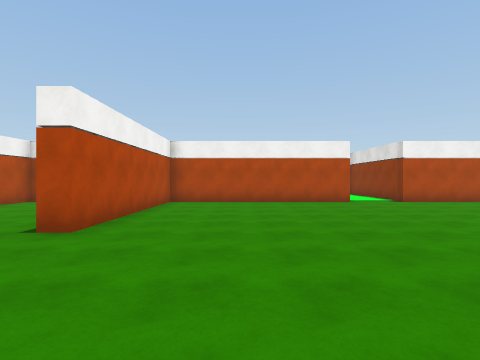
View 1 (above)

22 first-person views from a walk through a scene from a Unity 3-D project. The camera is 1.5 m above the floor, looks level and sees 80° across. The floor is counted in squares, 2 m on a side. Each view is taken from the middle of a square. On the plan, view 1 faces up. The plan holds only what a view shows up to about 10 squares ahead; the rest is blank. The player character is not drawn. Surface patterns are stand-ins for the level's own textures.

View 2
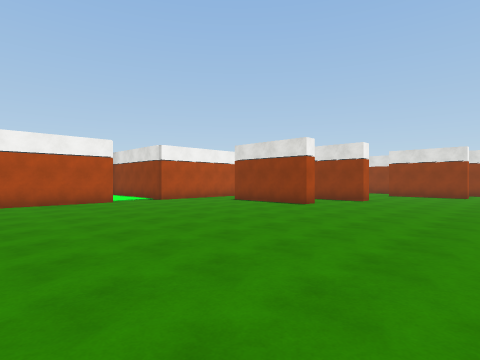

View 3
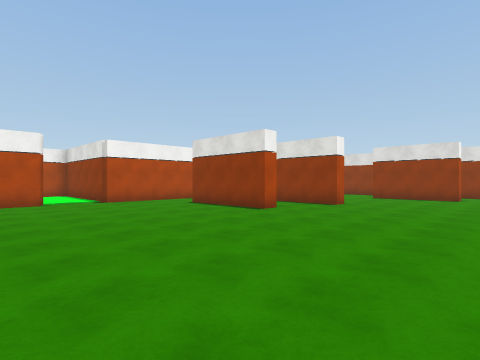

View 4
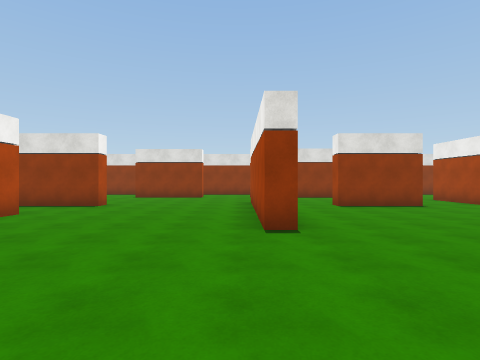

View 5
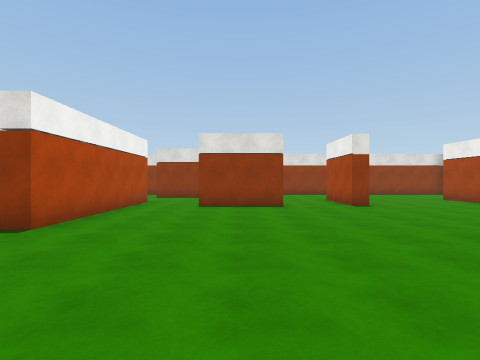

View 6
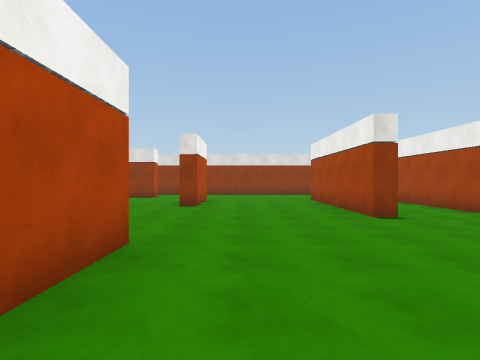

View 7
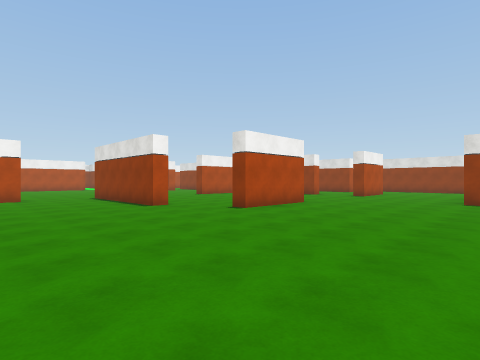

View 8
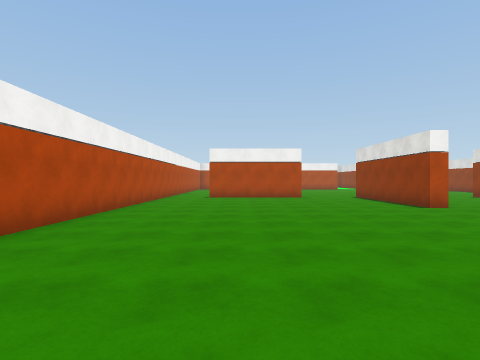

View 9
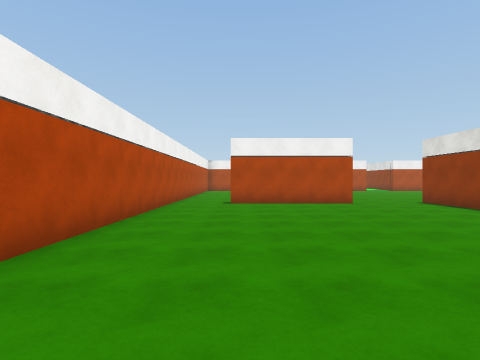

View 10
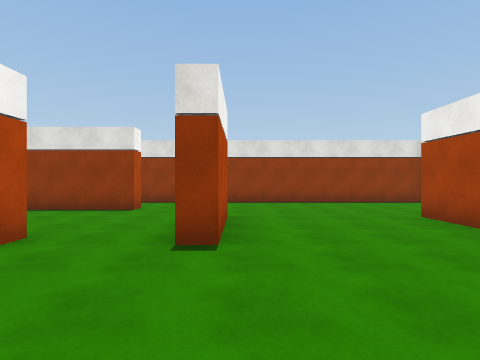

View 11
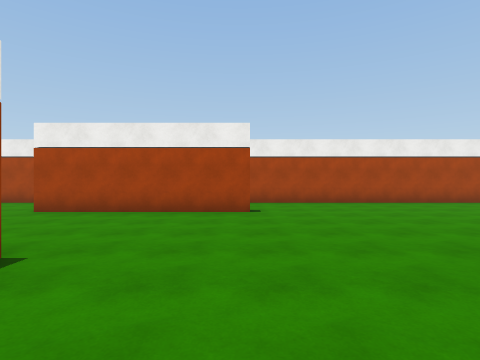

View 12
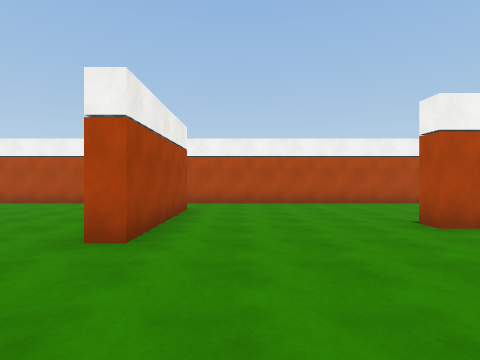

View 13
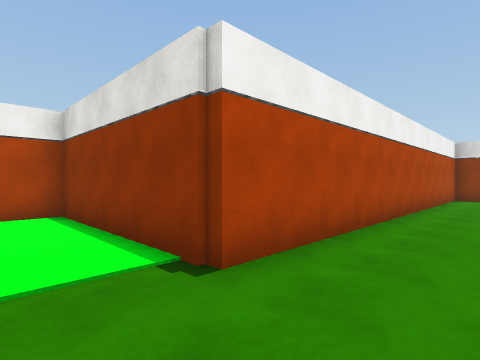

View 14
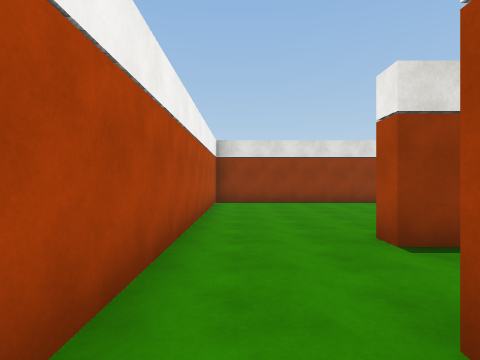

View 15
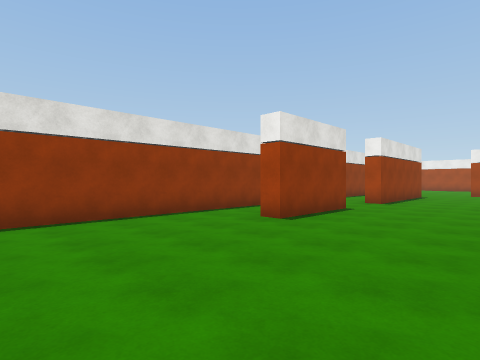

View 16
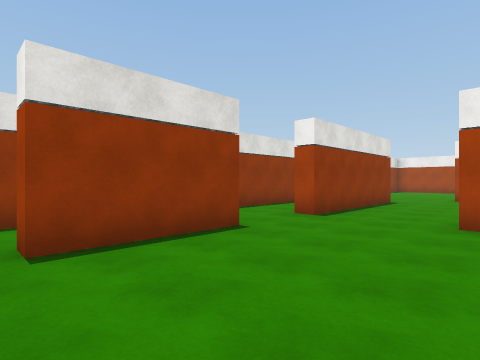

View 17
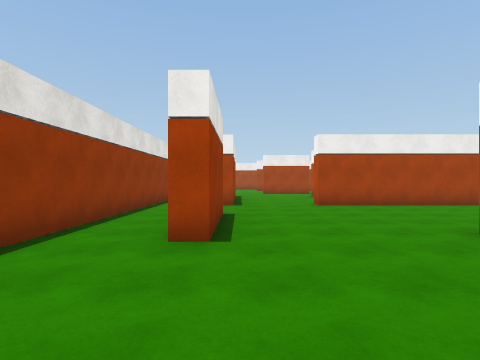

View 18
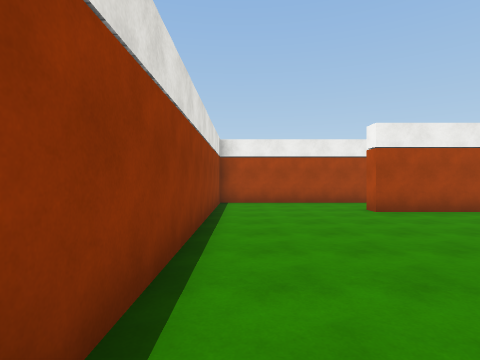

View 19
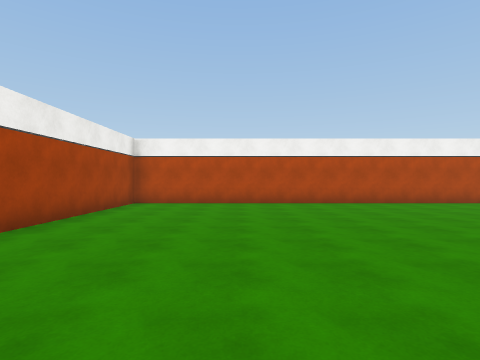

View 20
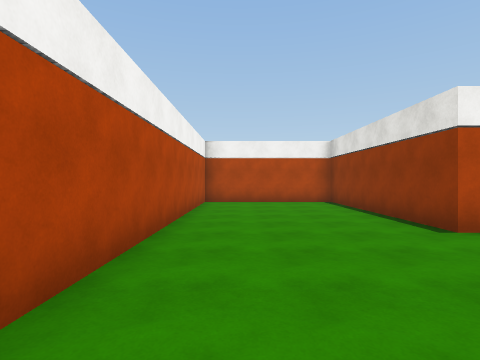

View 21
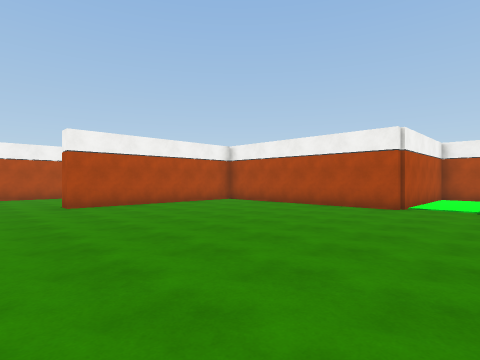

View 22
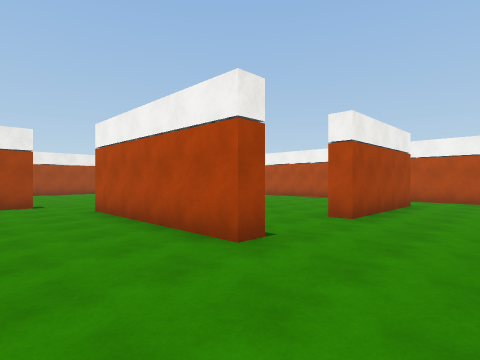

### Floor plan
Points are (right, up) in squares from view 1. A wall is a line through its corners. A room is listed if a view was taken in it or the views show most of it. See-through windows are left out.
Room 1 (views 1, 2, 3, 4, 5, 6, 7, 8, 9, 10, 11, 12, 13, 14, 15, 16, 17, 18, 19, 20, 21, 22)
walls: (6.3, -0.9) (6.3, -0.4) (11.7, -0.4) (11.7, -0.9) (6.3, -0.9); (1.6, -0.4) (1.6, -5.2) (1.1, -5.2) (1.1, -0.4) (1.6, -0.4); (5.5, -7.7) (2.5, -7.7) (2.5, -7.2) (3.3, -7.2); (10.8, -5.2) (10.2, -5.2) (10.2, -2.8) (10.7, -2.8); (8.2, 4.8) (7.8, 4.8) (7.8, 8); (10.7, 4.1) (10.2, 4.1) (10.2, 7.2) (10.8, 7.2); (-5.4, -0.4) (-1.4, -0.4) (-1.4, -0.9) (-5.4, -0.9); (12.6, -7.7) (10.2, -7.7) (10.2, -7.2) (12.8, -7.2); (7.8, -12.3) (7.8, -11.7) (12.8, -11.7) (12.8, -12.2); (14.4, 1.6) (14.4, 4.5) (14.9, 4.5); (14.8, -5.2) (14.2, -5.2) (14.2, -0.4) (14.7, -0.4); (0.1, -14.4) (16.6, -14.4) (16.6, 9.8) (5.5, 9.8) (5.5, 14.4) (4.2, 14.4); (3.9, 13.9) (3.9, 9.8) (-2.4, 9.8) (-2.4, 4.1) (-2.9, 4.1) (-2.9, 9.8) (-7.2, 9.8) (-7.2, -14.4) (-2, -14.4)

Where each view was taken, in squares from view 1:
view 1: 0 up, 0 right, facing up
view 2: 0 up, 0 right, facing up-right
view 3: 0 up, 2 right, facing up-right
view 4: 0 up, 2 right, facing right
view 5: 4 down, 2 right, facing right
view 6: 9 down, 2 right, facing right
view 7: 13 down, 3 left, facing up-right
view 8: 13 down, 4 left, facing up
view 9: 10 down, 5 left, facing up
view 10: 8 down, 7 right, facing right
view 11: 5 down, 8 right, facing down
view 12: 1 up, 2 right, facing left
view 13: 8 up, 4 right, facing up-right
view 14: 9 up, 7 right, facing right
view 15: 9 up, 11 right, facing down-right
view 16: 5 up, 11 right, facing down-right
view 17: 8 up, 14 right, facing down
view 18: 5 down, 16 right, facing down
view 19: 11 down, 2 right, facing left
view 20: 0 up, 6 left, facing up
view 21: 2 up, 6 right, facing up-left
view 22: 2 up, 4 right, facing down-left
